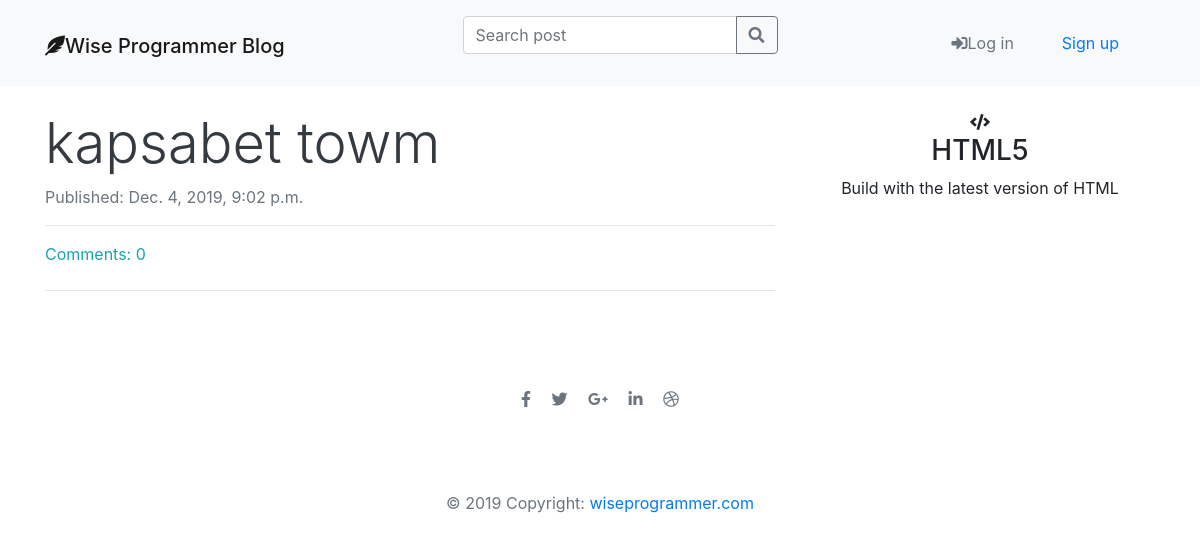
Before: / with the older database file.
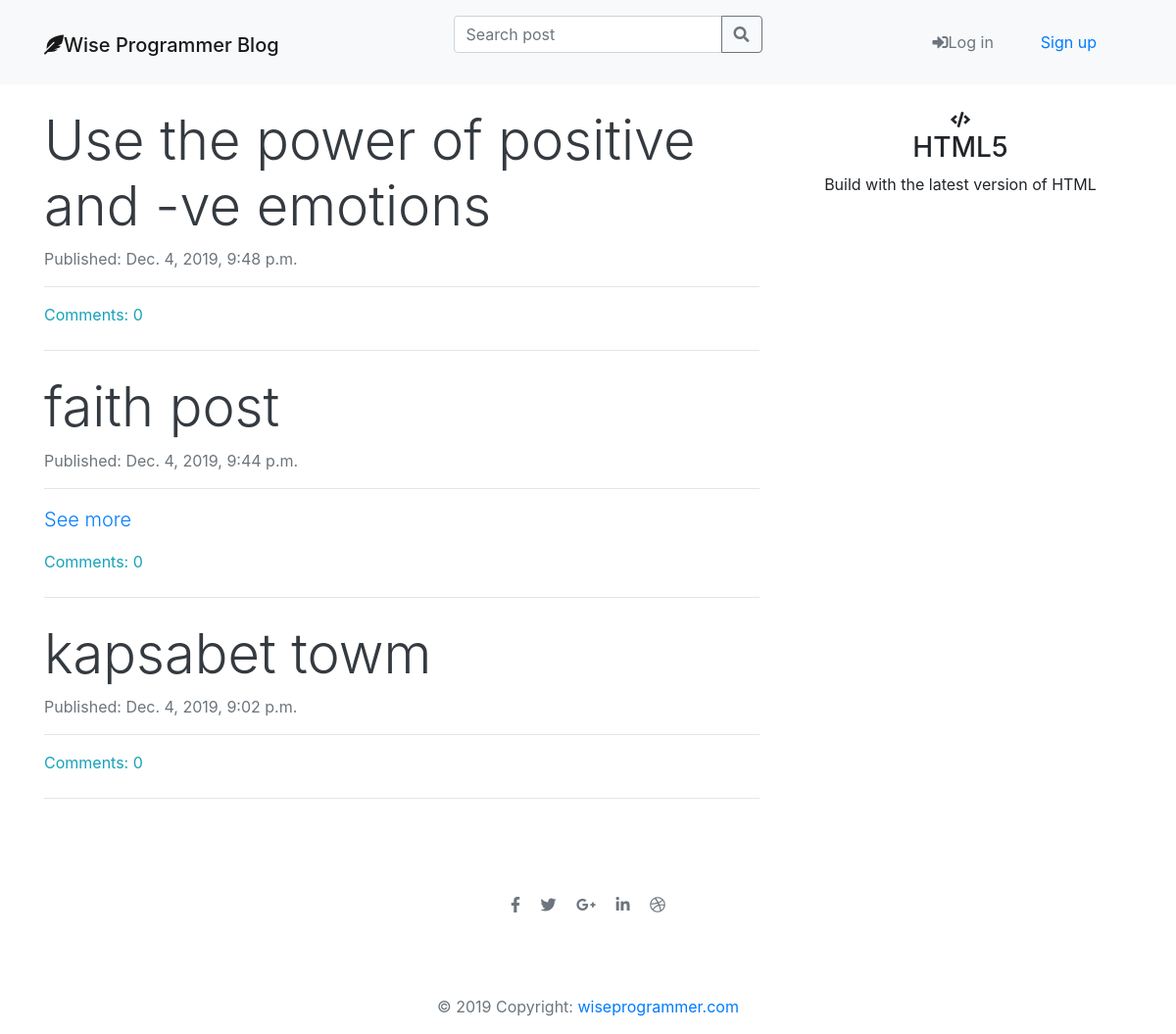
After: the same page with the newer database file.
### blog/models.py (models this page shows, shortened)
class Post(models.Model):
    author = models.ForeignKey('auth.User', on_delete=models.CASCADE)
    title = models.CharField(max_length=10000)
    text = models.TextField()
    created_date = models.DateTimeField(default=timezone.now)
    published_date = models.DateTimeField(blank=True, null=True)
    edited_date = models.DateTimeField(blank=True, null=True)
    def approved_comments(self):
        return self.comments.filter(approved=True)

### blog/views.py (the view)
# urls.py: path('', views.post_list, name='post_list'),
def post_list(request):
    posts = Post.objects.filter(
        published_date__lte=timezone.now()).order_by('-published_date')
    posts_count = str(posts.count())
    stuff_for_frontend = {'posts': posts, 'posts_count': posts_count, }
    return render(request, 'blog/post_list.html', stuff_for_frontend)

### blog/templatetags/markdownify.py (called while the page is built)
@register.filter
def markdown(value):
    renderer = HighlightRenderer()
    markdown = mistune.Markdown(renderer=renderer)
    return markdown(value)

### blog/templates/blog/post_list.html (shortened to what this page needs)
{% extends 'blog/base.html' %}
{% load markdownify %}
{% block mainnav %}
    {% include "navbar.html" %}
{% endblock %}
{% block content%}
<div class="col-xs-12 col-sm-10 col-md-8">
  {% if not posts %}
  <div class="text-center text-muted my-4">
    <i class="fas fa-sad-tear fa-8x"></i>
    <h1 class="display-4 ">Sorry no posts.</h1>
    <a class="btn btn-outline-secondary" href="{% url 'post_new' %}">Add post</a>
  </div>
  <hr class="my-4">
  {% else %}
  {% for post in posts %}
<a class="text-decoration-none text-dark" href="{% url 'post_detail' pk=post.pk %}"><h1 class="display-4">{{ post.title }}</h1></a>
  <p class="text-muted"> Published: {{ post.published_date }}</p>
  <hr>
  <p class="lead" id="post_body" value="{{ post.text}}">
    {% if post.text|length > 200 %}
    <a href="{%url 'post_detail' pk=post.pk%}">See more</a>
  {% endif %}
  </p>
  <a class="text-info" href="{% url 'post_detail' pk=post.pk%}">Comments: {{ post.approved_comments.count }}</a>
<hr class="my-4">
  {% endfor %}
  {% endif %}
</div>
<div class="col-xs-12 col-sm-6 col-md-4 text-center">
  <i class="fas fa-code"></i>
    <h3>HTML5</h3>
    <P>Build with the latest version of HTML</P>
  </div>
</div>
{% endblock %}

Changed rows visible on the page:
added Post: title "Use the power of positive and -ve emotions", published_date "Dec. 4, 2019, 9:48 p.m.", approved_comments.count "0"
added Post: title "faith post", published_date "Dec. 4, 2019, 9:44 p.m.", shows "See more", approved_comments.count "0"
